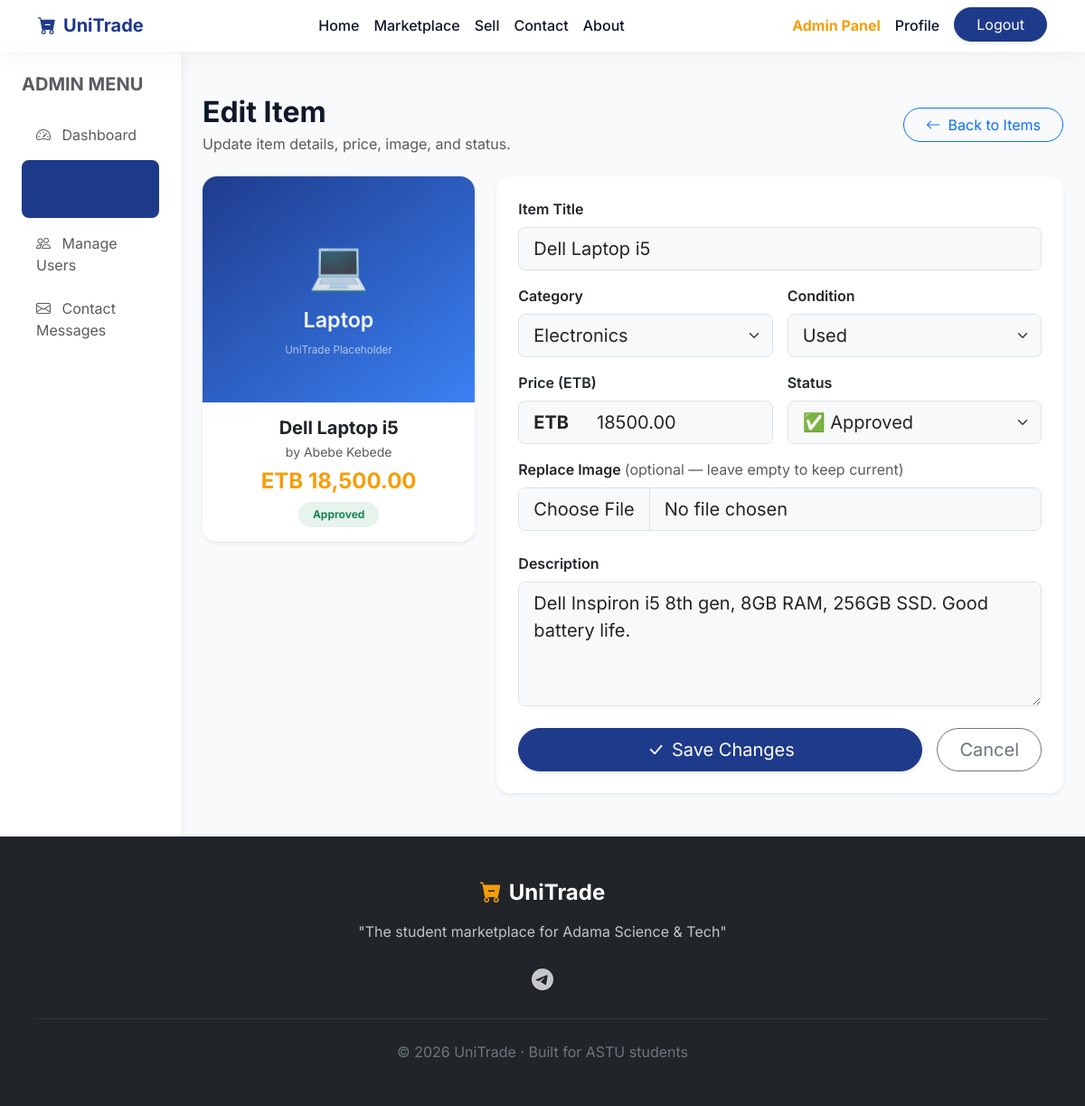
The page /admin/edit_item.php?id=1 (signed in) on the database its author committed.
### tables this page shows
CREATE TABLE `items` (
  `id` int(11) NOT NULL AUTO_INCREMENT,
  `user_id` int(11) NOT NULL,
  `category_id` int(11) NOT NULL,
  `title` varchar(255) NOT NULL,
  `description` text NOT NULL,
  `price` decimal(10,2) NOT NULL,
  `condition_type` varchar(50) NOT NULL,
  `status` enum('pending','approved','rejected') DEFAULT 'pending',
  `image` varchar(255) NOT NULL,
  `created_at` timestamp DEFAULT current_timestamp(),
  PRIMARY KEY (`id`),
  KEY `user_id` (`user_id`),
  KEY `category_id` (`category_id`),
  CONSTRAINT `items_ibfk_1` FOREIGN KEY (`user_id`) REFERENCES `users` (`id`) ON DELETE CASCADE,
  CONSTRAINT `items_ibfk_2` FOREIGN KEY (`category_id`) REFERENCES `categories` (`id`) ON DELETE CASCADE
);

CREATE TABLE `users` (
  `id` int(11) NOT NULL AUTO_INCREMENT,
  `full_name` varchar(255) NOT NULL,
  `email` varchar(255) NOT NULL,
  `password` varchar(255) NOT NULL,
  `telegram_username` varchar(100) NOT NULL,
  `phone` varchar(20) NOT NULL,
  `department` varchar(100) NOT NULL,
  `ugr_id` varchar(50) NOT NULL,
  `profile_image` varchar(255) DEFAULT 'default.png',
  `role` enum('student','admin') DEFAULT 'student',
  `is_verified` tinyint(1) DEFAULT 0,
  `created_at` timestamp DEFAULT current_timestamp(),
  PRIMARY KEY (`id`),
  UNIQUE KEY `email` (`email`)
);

CREATE TABLE `categories` (
  `id` int(11) NOT NULL AUTO_INCREMENT,
  `name` varchar(100) NOT NULL,
  `description` text DEFAULT NULL,
  `icon` varchar(50) DEFAULT NULL,
  `image` varchar(255) DEFAULT NULL,
  PRIMARY KEY (`id`)
);

### admin/edit_item.php (the view, shortened to what this page needs)
<?php
require_once '../includes/db.php';
$item_id = $_GET['id'] ?? null;
$stmt = $pdo->prepare("SELECT i.*, c.name as category_name, u.full_name as seller_name
                       FROM items i
                       JOIN categories c ON i.category_id = c.id
                       JOIN users u ON i.user_id = u.id
                       WHERE i.id = ?");
$stmt->execute([$item_id]);
$item = $stmt->fetch();
$categories = $pdo->query("SELECT * FROM categories")->fetchAll();
require_once '../includes/header.php';
?>
<div class="container-fluid">
    <div class="row">
        <div class="col-md-3 col-lg-2 px-0 admin-sidebar d-none d-md-block">
            <div class="p-4">
                <h5 class="fw-bold text-muted text-uppercase mb-4">Admin Menu</h5>
                <ul class="nav flex-column gap-2">
                    <li class="nav-item">
                        <a class="nav-link text-dark hover-opacity-100 opacity-75" href="dashboard.php">
                            <i class="bi bi-speedometer2 me-2"></i> Dashboard
                        </a>
                    </li>
                    <li class="nav-item">
                        <a class="nav-link text-primary fw-bold bg-primary bg-opacity-10 rounded-3" href="items.php">
                            <i class="bi bi-box-seam me-2"></i> Manage Items
                        </a>
                    </li>
                    <li class="nav-item">
                        <a class="nav-link text-dark hover-opacity-100 opacity-75" href="users.php">
                            <i class="bi bi-people me-2"></i> Manage Users
                        </a>
                    </li>
                    <li class="nav-item">
                        <a class="nav-link text-dark hover-opacity-100 opacity-75" href="messages.php">
                            <i class="bi bi-envelope me-2"></i> Contact Messages
                        </a>
                    </li>
                </ul>
            </div>
        </div>
        <div class="col-md-9 col-lg-10 py-5 px-4">
            <div class="d-flex justify-content-between align-items-center mb-4">
                <div>
                    <h2 class="fw-bold mb-1">Edit Item</h2>
                    <p class="text-muted mb-0">Update item details, price, image, and status.</p>
                </div>
                <a href="items.php" class="btn btn-outline-primary rounded-pill px-4">
                    <i class="bi bi-arrow-left me-1"></i> Back to Items
                </a>
            </div>
            <div class="row g-4">
                <div class="col-lg-4">
                    <div class="card glass-card border-0 shadow-sm overflow-hidden">
                        <img src="../uploads/<?= htmlspecialchars($item['image']) ?>"
                             class="card-img-top"
                             alt="<?= htmlspecialchars($item['title']) ?>"
                             onerror="this.src='https://via.placeholder.com/400x300?text=No+Image'"
                             style="height: 250px; object-fit: cover;">
                        <div class="card-body text-center">
                            <h5 class="fw-bold mb-1"><?= htmlspecialchars($item['title']) ?></h5>
                            <p class="text-muted small mb-2">by <?= htmlspecialchars($item['seller_name']) ?></p>
                            <h4 class="text-accent fw-bold mb-2">ETB <?= number_format($item['price'], 2) ?></h4>
                            <?php if ($item['status'] === 'approved'): ?>
                                <span class="badge bg-success bg-opacity-10 text-success rounded-pill px-3 py-2">Approved</span>
                            <?php elseif ($item['status'] === 'pending'): ?>
                                <span class="badge bg-warning bg-opacity-10 text-warning rounded-pill px-3 py-2">Pending</span>
                            <?php else: ?>
                                <span class="badge bg-danger bg-opacity-10 text-danger rounded-pill px-3 py-2">Rejected</span>
                            <?php endif; ?>
                        </div>
                    </div>
                </div>
                <div class="col-lg-8">
                    <div class="card glass-card border-0 shadow-sm p-4">
                        <form method="POST" action="" enctype="multipart/form-data">
                            <div class="row g-3">
                                <div class="col-12">
                                    <label class="form-label fw-semibold">Item Title</label>
                                    <input type="text" class="form-control form-control-lg bg-light"
                                           name="title" value="<?= htmlspecialchars($item['title']) ?>" required>
                                </div>
                                <div class="col-md-6">
                                    <label class="form-label fw-semibold">Category</label>
                                    <select class="form-select form-select-lg bg-light" name="category" required>
                                        <?php foreach ($categories as $cat): ?>
                                            <option value="<?= $cat['id'] ?>" <?= $cat['id'] == $item['category_id'] ? 'selected' : '' ?>>
                                                <?= htmlspecialchars($cat['name']) ?>
                                            </option>
                                        <?php endforeach; ?>
                                    </select>
                                </div>
                                <div class="col-md-6">
                                    <label class="form-label fw-semibold">Condition</label>
                                    <select class="form-select form-select-lg bg-light" name="condition" required>
                                        <option value="Used" <?= $item['condition_type'] === 'Used' ? 'selected' : '' ?>>Used</option>
                                    </select>
                                </div>
                                <div class="col-md-6">
                                    <label class="form-label fw-semibold">Price (ETB)</label>
                                    <div class="input-group input-group-lg">
                                        <span class="input-group-text bg-light border-end-0 fw-bold">ETB</span>
                                        <input type="number" class="form-control bg-light border-start-0"
                                               name="price" step="0.01" min="0"
                                               value="<?= htmlspecialchars($item['price']) ?>" required>
                                    </div>
                                </div>
                                <div class="col-md-6">
                                    <label class="form-label fw-semibold">Status</label>
                                    <select class="form-select form-select-lg bg-light" name="status" required>
                                        <option value="approved" <?= $item['status'] === 'approved' ? 'selected' : '' ?>>✅ Approved</option>
                                    </select>
                                </div>
                                <div class="col-12">
                                    <label class="form-label fw-semibold">Replace Image <span class="text-muted fw-normal">(optional — leave empty to keep current)</span></label>
                                    <input class="form-control form-control-lg bg-light" type="file" name="image" accept="image/*">
                                </div>
                                <div class="col-12">
                                    <label class="form-label fw-semibold">Description</label>
                                    <textarea class="form-control form-control-lg bg-light" name="description" rows="4" required><?= htmlspecialchars($item['description']) ?></textarea>
                                </div>
                                <div class="col-12 mt-4">
                                    <div class="d-flex gap-3">
                                        <button type="submit" class="btn btn-primary btn-lg rounded-pill px-5 shadow-sm flex-grow-1">
                                            <i class="bi bi-check-lg me-2"></i>Save Changes
                                        </button>
                                        <a href="items.php" class="btn btn-outline-secondary btn-lg rounded-pill px-4">Cancel</a>
                                    </div>
                                </div>
                            </div>
                        </form>
                    </div>
                </div>
            </div>
        </div>
    </div>
</div>
<?php require_once '../includes/footer.php'; ?>

### css/style.css (style rules this page uses)
:root { --primary-color: #1E3A8A; --accent-color: #F59E0B; --bg-color: #F8FAFC; --text-color: #0F172A; --white: #FFFFFF; }
body { font-family: 'Inter', sans-serif; background-color: var(--bg-color); color: var(--text-color); display: flex; flex-direction: column; min-height: 100vh; }
.text-primary { color: var(--primary-color) !important; }
.bg-primary { background-color: var(--primary-color) !important; }
.btn-primary { background-color: var(--primary-color); border-color: var(--primary-color); transition: all 0.3s ease; }
.text-accent { color: var(--accent-color) !important; }
.glass-card { background: rgba(255, 255, 255, 0.9); backdrop-filter: blur(10px); border: 1px solid rgba(255, 255, 255, 0.5); border-radius: 16px; box-shadow: 0 10px 30px rgba(0, 0, 0, 0.08); }
.admin-sidebar { min-height: calc(100vh - 76px); background: var(--white); box-shadow: 2px 0 10px rgba(0,0,0,0.05); }

### rows shown on the page
items: image (placeholder picture), title "Dell Laptop i5", user.full_name "Abebe Kebede", price "18,500.00", category "Electronics", condition "Used", price "18500.00", status "✅ Approved", description "Dell Inspiron i5 8th gen, 8GB RAM, 256GB SSD. Good battery life."
